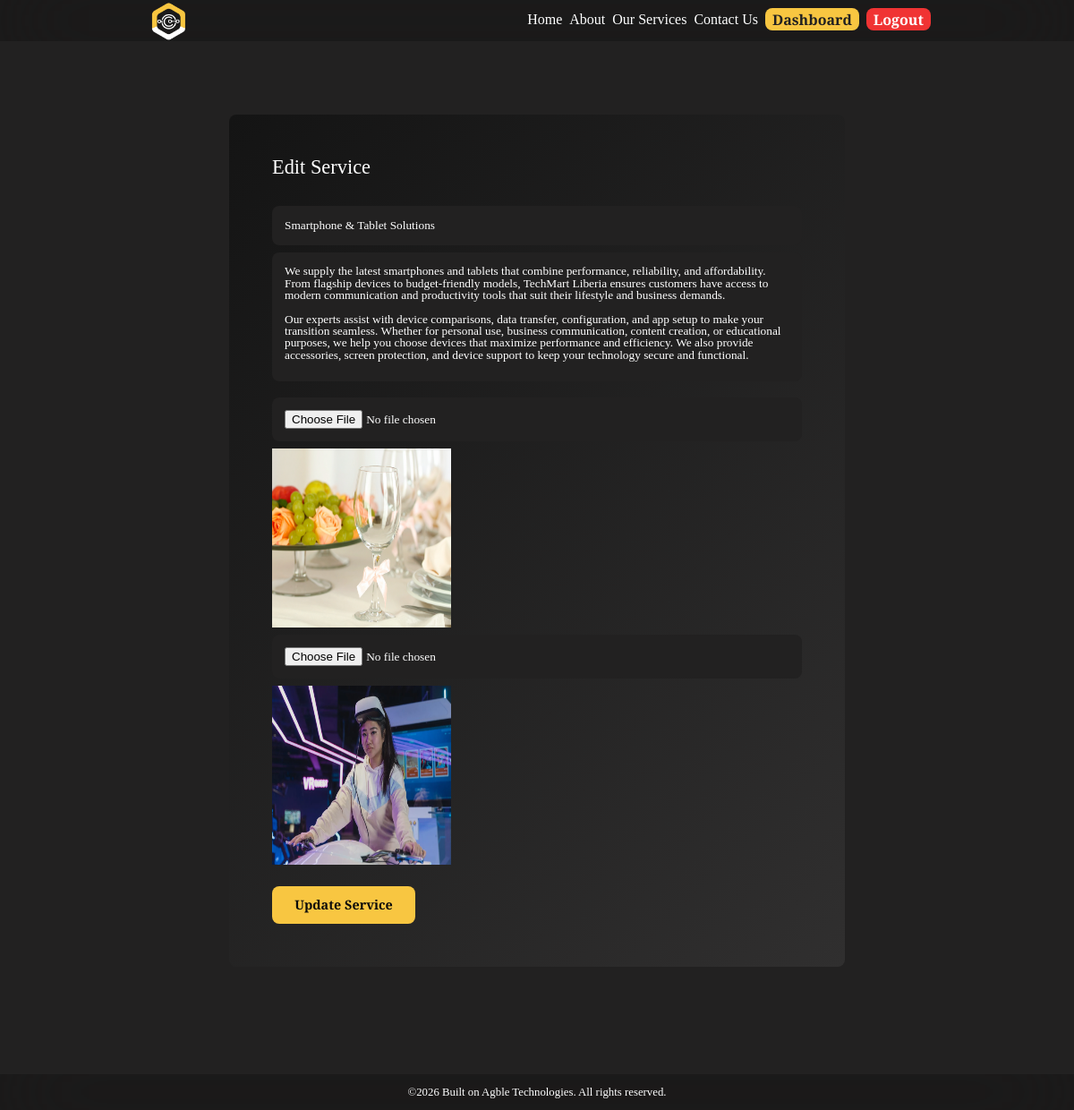
Page /edit_service/6/ (signed in) on the committed database.
### main/models.py (models this page shows, shortened)
class Service(models.Model):
    service_title = models.CharField(max_length=110)
    service_description = models.TextField(max_length=5000)
    service_image = models.ImageField(upload_to=image_upload_path, null=True, blank=True)
    service_icon = models.ImageField(upload_to=image_upload_path, null=True, blank=True)
    mandatory_field = models.CharField(max_length=20, blank=True)

### main/views.py (the view, shortened to what this page needs)
# urls.py: path('edit_service/<int:service_id>/', views.edit_service, name='edit_service'),
@login_required
def edit_service(request, service_id):
    service = Service.objects.get(pk=service_id)
    return render(request, 'main/edit_service.html', {'service': service})

### main/templates/main/edit_service.html (shortened to what this page needs)
{% extends 'main/layout.html' %}
{% load static %}
{% block content %}
<div class="form_field">
    <h2>Edit Service</h2>
    <form method="post" enctype="multipart/form-data">
        <input type="text" name="service_title" id="service_title" value="{{ service.service_title }}"
            placeholder="Enter Service Title" maxlength="110" required>
        <textarea name="service_description" id="service_description" placeholder="Enter Service Description"
            maxlength="5000">{{ service.service_description }}</textarea>
        <input type="file" name="service_icon" id="service_icon">
        {% if service.service_icon %}
        <img src="{{ service.service_icon.url }}" alt="{{ service.service_title }}" width=200 height=200 />
        {% endif %}
        <input type="file" name="service_image" id="service_image">
        {% if service.service_image %}
        <img src="{{ service.service_image.url }}" alt="{{ service.service_title }}" width=200 height=200 />
        {% endif %}
        <input type="submit" class="submit" value="Update Service">
</div>
{% endblock %}

### main/static/main/css/styles.css (style rules this page uses)
:root { --default_bg: #222121; --deep_bg: #0b0b0b; --color_gold: #f8c641; --text_color: #ffffff; --text_color_variant: rgb(71, 71, 71); --color_danger: #f03333; --nav_bg: rgba(0, 0, 0, 0.2); --transition: all 300ms ease; --box_shadow: 0 1.5rem 2rem rgba(0, 0, 0, 0.4); --border_radius: 0.5rem; }
h2 { font-size: 1.4rem; }
body { background-color: var(--default_bg); }
.contact-form form input, form textarea { width: 100%; padding: 14px; background: var(--default_bg); color: var(--text_color); border: none; outline: none; border-radius: var(--border_radius); margin-bottom: 0.6rem; transition: var(--transition); resize: none; }
.form_field { margin: 5rem 6rem; background: linear-gradient(135deg, #141414, #302f2f, #1e1c1c); background-size: 200% 200%; animation: smoothShift 20s ease-in-out infinite; padding: 3rem; border-radius: var(--border_radius); display: grid; gap: 2rem; }
.form_field form { display: grid; gap: 0.5rem; width: 100%; }
.form_field form input { width: 100%; padding: 14px; background: var(--default_bg); color: var(--text_color); border: none; outline: none; border-radius: var(--border_radius); transition: var(--transition); }
.form_field form .submit { display: inline-block; font-size: 0.9rem; font-weight: 900; background: var(--color_gold); color: var(--deep_bg); width: 10rem; transition: var(--transition); margin-top: 1rem; }
#hero_text_body, #service_description, #about_hero_text_body, #why_us_desc { width: 100%; height: 9rem; }

### rows in the picture
Service: service_title "Smartphone & Tablet Solutions", service_description "We supply the latest smartphones and tablets that combine performance, reliability, and affordability. From flagship devices to budget-friendly models, TechMart Liberia ensures customers have access to modern communication and productivity tools that suit their lifestyle and business demands. Our experts assist with device comparisons, data transfer, configuration, and app setup to make your transition seamless. Whether for personal use, business communication, content creation, or educational purposes, we help you choose devices that maximize performance and efficiency. We also provide accessories, screen protection, and device support to keep your technology secure and functional.", service_icon (picture), service_image (picture)
